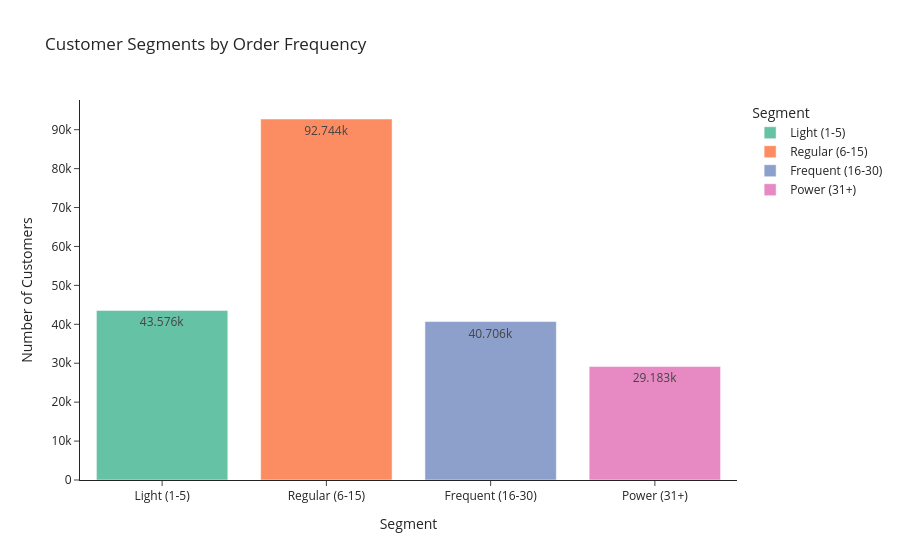

The code cell stored with this chart in its notebook:
### Markdown cell above
We define four segments using simple, business-friendly thresholds on
`total_orders`. The thresholds (5 / 15 / 30) are chosen to give each
segment a meaningful share of the population while still telling a clear
behavioural story.

### Code cell
def frequency_segment(n):
    if n <= 5:
        return "Light (1-5)"
    elif n <= 15:
        return "Regular (6-15)"
    elif n <= 30:
        return "Frequent (16-30)"
    else:
        return "Power (31+)"


customers["frequency_segment"] = customers["total_orders"].apply(frequency_segment)

seg_order = ["Light (1-5)", "Regular (6-15)", "Frequent (16-30)", "Power (31+)"]
seg_counts = (
    customers["frequency_segment"].value_counts().reindex(seg_order).reset_index()
)
seg_counts.columns = ["Segment", "Number of Customers"]

fig = px.bar(
    seg_counts,
    x="Segment",
    y="Number of Customers",
    title="Customer Segments by Order Frequency",
    text_auto=True,
    color="Segment",
    color_discrete_sequence=px.colors.qualitative.Set2,
)
fig.show()

### Figure 1 — Plotly figure (JSON) as saved in the notebook; plotly's stock layout.template omitted (floating-point values rounded to 4 significant figures)
{"data": [{"hovertemplate": "Segment=%{x}<br>Number of Customers=%{y}<extra></extra>", "legendgroup": "Light (1-5)", "marker": {"color": "rgb(102,194,165)", "pattern": {"shape": ""}}, "name": "Light (1-5)", "orientation": "v", "showlegend": true, "textposition": "auto", "texttemplate": "%{y}", "type": "bar", "x": ["Light (1-5)"], "xaxis": "x", "y": [43576], "yaxis": "y"}, {"hovertemplate": "Segment=%{x}<br>Number of Customers=%{y}<extra></extra>", "legendgroup": "Regular (6-15)", "marker": {"color": "rgb(252,141,98)", "pattern": {"shape": ""}}, "name": "Regular (6-15)", "orientation": "v", "showlegend": true, "textposition": "auto", "texttemplate": "%{y}", "type": "bar", "x": ["Regular (6-15)"], "xaxis": "x", "y": [92744], "yaxis": "y"}, {"hovertemplate": "Segment=%{x}<br>Number of Customers=%{y}<extra></extra>", "legendgroup": "Frequent (16-30)", "marker": {"color": "rgb(141,160,203)", "pattern": {"shape": ""}}, "name": "Frequent (16-30)", "orientation": "v", "showlegend": true, "textposition": "auto", "texttemplate": "%{y}", "type": "bar", "x": ["Frequent (16-30)"], "xaxis": "x", "y": [40706], "yaxis": "y"}, {"hovertemplate": "Segment=%{x}<br>Number of Customers=%{y}<extra></extra>", "legendgroup": "Power (31+)", "marker": {"color": "rgb(231,138,195)", "pattern": {"shape": ""}}, "name": "Power (31+)", "orientation": "v", "showlegend": true, "textposition": "auto", "texttemplate": "%{y}", "type": "bar", "x": ["Power (31+)"], "xaxis": "x", "y": [29183], "yaxis": "y"}], "layout": {"barmode": "relative", "legend": {"title": {"text": "Segment"}, "tracegroupgap": 0}, "title": {"text": "Customer Segments by Order Frequency"}, "xaxis": {"anchor": "y", "categoryarray": ["Light (1-5)", "Regular (6-15)", "Frequent (16-30)", "Power (31+)"], "categoryorder": "array", "domain": [0, 1], "title": {"text": "Segment"}}, "yaxis": {"anchor": "x", "domain": [0, 1], "title": {"text": "Number of Customers"}}}}
